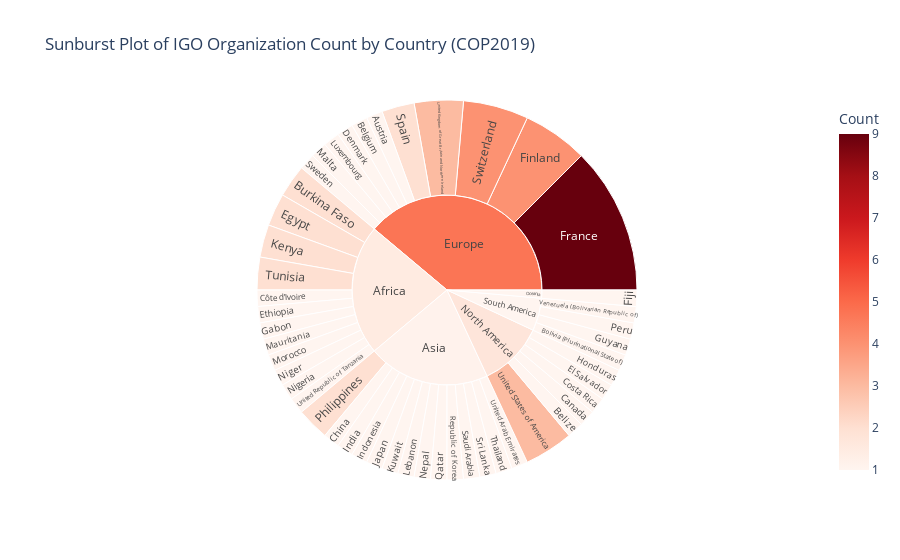

Here is the notebook cell this chart was saved with:
### Code cell
fig = px.sunburst(IGO_country_stats, path=['Continent', 'Country'], values='Count',
                  color='Count', hover_data=['ISO3'],
                  color_continuous_scale='reds',
                  title = "Sunburst Plot of IGO Organization Count by Country (COP2019)")
fig.write_html("sunburst_IGOs_1.html")
fig.show()

### Figure 1 — Plotly figure (JSON) as saved in the notebook; plotly's stock layout.template omitted (floating-point values rounded to 4 significant figures)
{"data": [{"branchvalues": "total", "customdata": [["AUT", 1], ["BEL", 1], ["BLZ", 1], ["BOL", 1], ["BFA", 2], ["CAN", 1], ["CHN", 1], ["CRI", 1], ["CIV", 1], ["DNK", 1], ["EGY", 2], ["SLV", 1], ["ETH", 1], ["FJI", 1], ["FIN", 4], ["FRA", 9], ["GAB", 1], ["GUY", 1], ["HND", 1], ["IND", 1], ["IDN", 1], ["JPN", 1], ["KEN", 2], ["KWT", 1], ["LBN", 1], ["LUX", 1], ["MLT", 1], ["MRT", 1], ["MAR", 1], ["NPL", 1], ["NER", 1], ["NGA", 1], ["PER", 1], ["PHL", 2], ["QAT", 1], ["KOR", 1], ["SAU", 1], ["ESP", 2], ["LKA", 1], ["SWE", 1], ["CHE", 4], ["THA", 1], ["TUN", 2], ["ARE", 1], ["GBR", 3], ["TZA", 1], ["USA", 3], ["VEN", 1], ["(?)", 1.5], ["(?)", 1.133], ["(?)", 4.714], ["(?)", 1.75], ["FJI", 1], ["(?)", 1]], "domain": {"x": [0, 1], "y": [0, 1]}, "hovertemplate": "labels=%{label}<br>Count_sum=%{value}<br>parent=%{parent}<br>id=%{id}<br>ISO3=%{customdata[0]}<br>Count=%{color}<extra></extra>", "ids": ["Europe/Austria", "Europe/Belgium", "North America/Belize", "South America/Bolivia (Plurinational State of)", "Africa/Burkina Faso", "North America/Canada", "Asia/China", "North America/Costa Rica", "Africa/Côte d'Ivoire", "Europe/Denmark", "Africa/Egypt", "North America/El Salvador", "Africa/Ethiopia", "Oceania/Fiji", "Europe/Finland", "Europe/France", "Africa/Gabon", "South America/Guyana", "North America/Honduras", "Asia/India", "Asia/Indonesia", "Asia/Japan", "Africa/Kenya", "Asia/Kuwait", "Asia/Lebanon", "Europe/Luxembourg", "Europe/Malta", "Africa/Mauritania", "Africa/Morocco", "Asia/Nepal", "Africa/Niger", "Africa/Nigeria", "South America/Peru", "Asia/Philippines", "Asia/Qatar", "Asia/Republic of Korea", "Asia/Saudi Arabia", "Europe/Spain", "Asia/Sri Lanka", "Europe/Sweden", "Europe/Switzerland", "Asia/Thailand", "Africa/Tunisia", "Asia/United Arab Emirates", "Europe/United Kingdom of Great Britain and Northern Ireland", "Africa/United Republic of Tanzania", "North America/United States of America", "South America/Venezuela (Bolivarian Republic of)", "Africa", "Asia", "Europe", "North America", "Oceania", "South America"], "labels": ["Austria", "Belgium", "Belize", "Bolivia (Plurinational State of)", "Burkina Faso", "Canada", "China", "Costa Rica", "Côte d'Ivoire", "Denmark", "Egypt", "El Salvador", "Ethiopia", "Fiji", "Finland", "France", "Gabon", "Guyana", "Honduras", "India", "Indonesia", "Japan", "Kenya", "Kuwait", "Lebanon", "Luxembourg", "Malta", "Mauritania", "Morocco", "Nepal", "Niger", "Nigeria", "Peru", "Philippines", "Qatar", "Republic of Korea", "Saudi Arabia", "Spain", "Sri Lanka", "Sweden", "Switzerland", "Thailand", "Tunisia", "United Arab Emirates", "United Kingdom of Great Britain and Northern Ireland", "United Republic of Tanzania", "United States of America", "Venezuela (Bolivarian Republic of)", "Africa", "Asia", "Europe", "North America", "Oceania", "South America"], "marker": {"coloraxis": "coloraxis", "colors": [1, 1, 1, 1, 2, 1, 1, 1, 1, 1, 2, 1, 1, 1, 4, 9, 1, 1, 1, 1, 1, 1, 2, 1, 1, 1, 1, 1, 1, 1, 1, 1, 1, 2, 1, 1, 1, 2, 1, 1, 4, 1, 2, 1, 3, 1, 3, 1, 1.5, 1.133, 4.714, 1.75, 1, 1]}, "name": "", "parents": ["Europe", "Europe", "North America", "South America", "Africa", "North America", "Asia", "North America", "Africa", "Europe", "Africa", "North America", "Africa", "Oceania", "Europe", "Europe", "Africa", "South America", "North America", "Asia", "Asia", "Asia", "Africa", "Asia", "Asia", "Europe", "Europe", "Africa", "Africa", "Asia", "Africa", "Africa", "South America", "Asia", "Asia", "Asia", "Asia", "Europe", "Asia", "Europe", "Europe", "Asia", "Africa", "Asia", "Europe", "Africa", "North America", "South America", "", "", "", "", "", ""], "type": "sunburst", "values": [1, 1, 1, 1, 2, 1, 1, 1, 1, 1, 2, 1, 1, 1, 4, 9, 1, 1, 1, 1, 1, 1, 2, 1, 1, 1, 1, 1, 1, 1, 1, 1, 1, 2, 1, 1, 1, 2, 1, 1, 4, 1, 2, 1, 3, 1, 3, 1, 16, 15, 28, 8, 1, 4]}], "layout": {"coloraxis": {"colorbar": {"title": {"text": "Count"}}, "colorscale": [[0, "rgb(255,245,240)"], [0.125, "rgb(254,224,210)"], [0.25, "rgb(252,187,161)"], [0.375, "rgb(252,146,114)"], [0.5, "rgb(251,106,74)"], [0.625, "rgb(239,59,44)"], [0.75, "rgb(203,24,29)"], [0.875, "rgb(165,15,21)"], [1, "rgb(103,0,13)"]]}, "legend": {"tracegroupgap": 0}, "title": {"text": "Sunburst Plot of IGO Organization Count by Country (COP2019)"}}}
